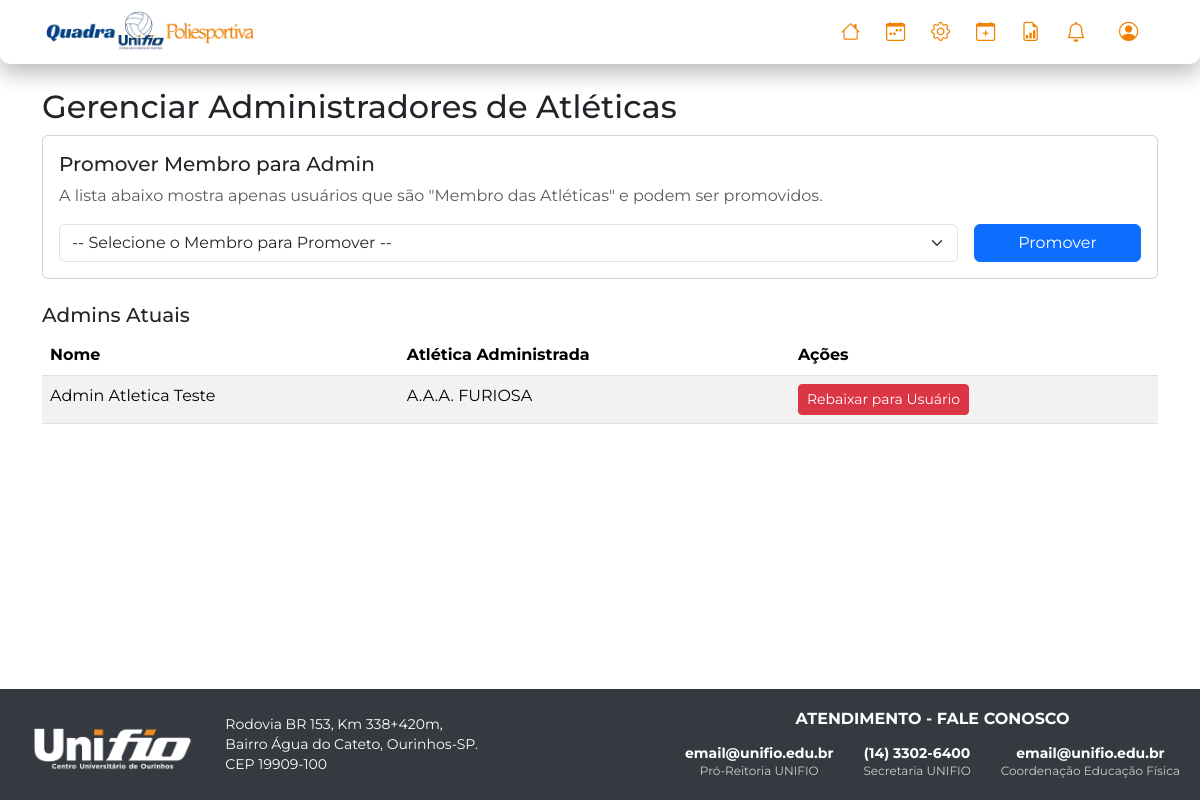
Page /superadmin/admins (signed in) on the earlier database version.
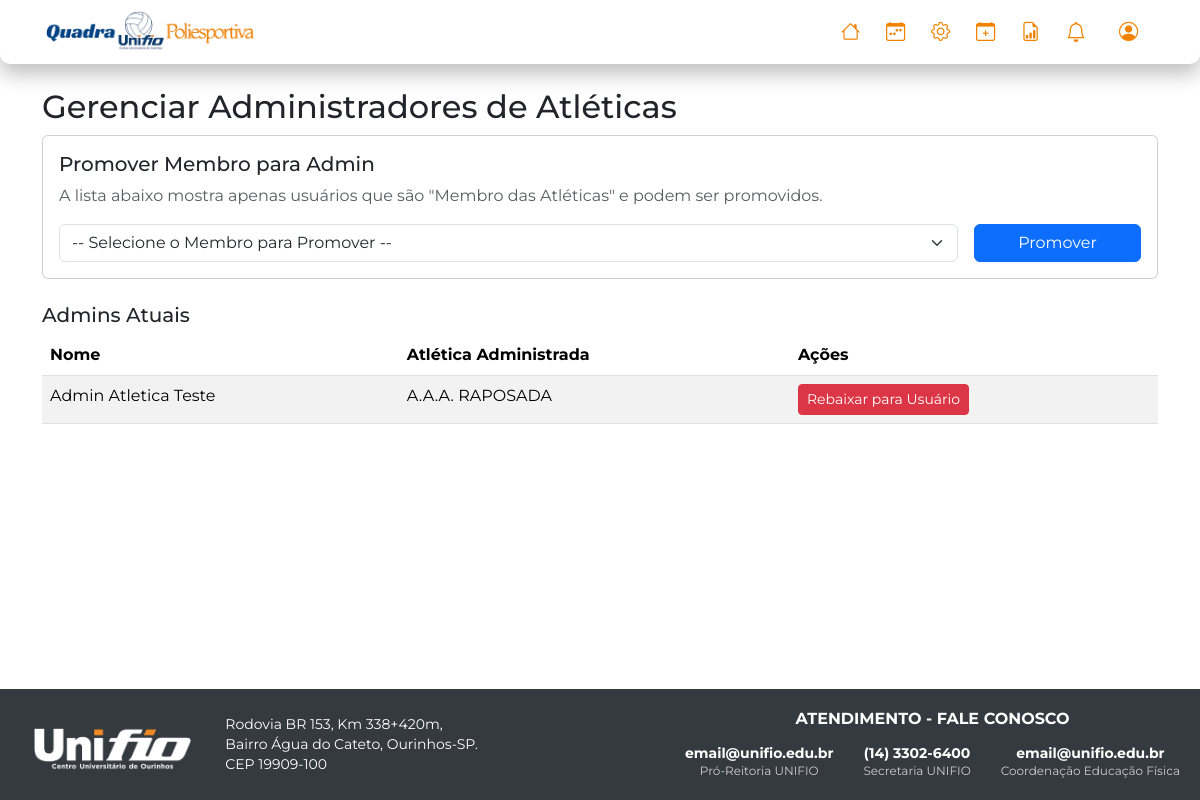
Same page on the later database version.
### tables this page shows
CREATE TABLE `usuarios` (
  `id` int NOT NULL,
  `nome` varchar(255) NOT NULL,
  `email` varchar(255) NOT NULL,
  `senha` varchar(255) NOT NULL,
  `ra` varchar(20) DEFAULT NULL,
  `data_nascimento` date DEFAULT NULL,
  `telefone` varchar(20) DEFAULT NULL,
  `curso_id` int DEFAULT NULL,
  `role` enum('usuario','admin','superadmin') NOT NULL DEFAULT 'usuario',
  `atletica_id` int DEFAULT NULL,
  `tipo_usuario_detalhado` enum('Membro das Atleticas','Professor','Aluno','Comunidade Externa') DEFAULT NULL,
  `is_coordenador` tinyint(1) NOT NULL DEFAULT '0',
  `atletica_join_status` enum('none','pendente','aprovado') NOT NULL DEFAULT 'none',
  `login_code` varchar(6) DEFAULT NULL,
  `login_code_expires` datetime DEFAULT NULL,
  `reset_token` varchar(255) DEFAULT NULL,
  `reset_token_expires` datetime DEFAULT NULL  
);

CREATE TABLE `atleticas` (
  `id` int NOT NULL,
  `nome` varchar(255) NOT NULL
);

### src/Core/Connection.php (called while the page is built, shortened)
<?php
class Connection
{
    private static ?PDO $instance = null;
    public static function getInstance(): PDO
    {
        if (self::$instance === null) {
            $host = 'db';
            $dbname = 'application';
            $username = 'appuser';
            $password = 'apppass';
            $charset = 'utf8mb4';
            $dsn = "mysql:host={$host};dbname={$dbname};charset={$charset}";
            $options = [
                PDO::ATTR_ERRMODE            => PDO::ERRMODE_EXCEPTION,
                PDO::ATTR_DEFAULT_FETCH_MODE => PDO::FETCH_ASSOC,
                PDO::ATTR_EMULATE_PREPARES   => false,
            ];
            try {
                self::$instance = new PDO($dsn, $username, $password, $options);
                self::$instance->exec("SET time_zone = '-03:00'");
            } catch (PDOException $e) {
                die('Erro de conexão com o banco de dados: ' . $e->getMessage());
            }
        }
        return self::$instance;
    }
}

### src/Controller/SuperAdminController.php (called while the page is built, shortened)
<?php
class SuperAdminController extends BaseController
{
    public function gerenciarAdmins()
    {
        $userRepo = $this->repository('UsuarioRepository');
        view('super_admin/gerenciar-admins', [
            'title' => 'Gerenciar Admins',
            'user' => $this->getUserData(),
            'admins' => $userRepo->findAdmins(),
            'elegiveis' => $userRepo->findEligibleAdmins()
        ]);
    }
}

### public/index.php (called while the page is built, shortened)
<?php
$url = $_GET['url'] ?? '/';
if ($url !== '/') {
    $url = '/' . rtrim($url, '/');
}
$method = $_SERVER['REQUEST_METHOD'];
try {
    Application\Core\Router::dispatch($url, $method);
} catch (Exception $e) {
    $isAjax = !empty($_SERVER['HTTP_X_REQUESTED_WITH']) &&
              strtolower($_SERVER['HTTP_X_REQUESTED_WITH']) == 'xmlhttprequest';
    $isJsonEndpoint = strpos($url, '/agendamento/detalhes') !== false;
    if ($isAjax || $isJsonEndpoint) {
        if (ob_get_level() > 0) ob_end_clean();
        header('Content-Type: application/json');
        http_response_code(500);
        echo json_encode([
            'error' => 'Erro no servidor',
            'message' => $e->getMessage(),
            'file' => basename($e->getFile()),
            'line' => $e->getLine(),
            'trace' => explode("\n", $e->getTraceAsString())
        ]);
    } else {
        if (ob_get_level() > 0) ob_end_clean();
        http_response_code(500);
        echo "<h1>Erro na Aplicação</h1>";
        echo "<p>Ocorreu um erro inesperado. Detalhes:</p>";
        echo "<pre>" . htmlspecialchars($e->getMessage()) . "</pre>";
    }
}

### src/Core/Auth.php (called while the page is built, shortened)
<?php
class Auth
{
    public static function check(): bool
    {
        return isset($_SESSION['loggedin']) && $_SESSION['loggedin'] === true;
    }
    public static function role(): ?string
    {
        return self::check() ? $_SESSION['role'] : null;
    }
}

### src/Repository/UsuarioRepository.php (called while the page is built, shortened)
<?php
class UsuarioRepository
{
    private $pdo;
    public function __construct()
    {
        $this->pdo = Connection::getInstance();
    }
    public function findAdmins(): array
    {
        $sql = "SELECT u.id, u.nome, a.nome as atletica_nome
                FROM usuarios u
                JOIN atleticas a ON u.atletica_id = a.id
                WHERE u.role = 'admin'
                ORDER BY u.nome";
        $stmt = $this->pdo->query($sql);
        return $stmt->fetchAll();
    }
}

### views/super_admin/gerenciar-admins.view.php (the view, shortened to what this page needs)
<h2>Gerenciar Administradores de Atléticas</h2>
<div class="card mb-4">
    <div class="card-body">
        <h5>Promover Membro para Admin</h5>
        <p class="text-muted">A lista abaixo mostra apenas usuários que são "Membro das Atléticas" e podem ser promovidos.</p>
        <form method="post" action="/superadmin/admins/promover" class="row g-3 align-items-center">
            <div class="col-md-10">
                <select name="aluno_id" class="form-select" required>
                    <option value="">-- Selecione o Membro para Promover --</option>
                </select>
            </div>
            <div class="col-md-2"><button type="submit" class="btn btn-primary w-100">Promover</button></div>
        </form>
    </div>
</div>
<h5>Admins Atuais</h5>
<table class="table table-striped">
    <thead><tr><th>Nome</th><th>Atlética Administrada</th><th>Ações</th></tr></thead>
    <tbody>
    <?php foreach ($admins as $row): ?>
        <tr>
            <td><?php echo htmlspecialchars($row['nome']); ?></td>
            <td><?php echo htmlspecialchars($row['atletica_nome']); ?></td>
            <td>
                <form method="post" action="/superadmin/admins/rebaixar" class="d-inline" onsubmit="return confirm('Tem certeza?');">
                    <button type="submit" class="btn btn-sm btn-danger">Rebaixar para Usuário</button>
                </form>
            </td>
        </tr>
    <?php endforeach; ?>
    </tbody>
</table>

### src/Core/Router.php (shortened to what this page needs)
<?php
class Router
{
    protected static array $routes = [];
    public static function get(string $uri, string $action): void
    {
        self::$routes['GET'][$uri] = $action;
    }
    public static function post(string $uri, string $action): void
    {
        self::$routes['POST'][$uri] = $action;
    }
    protected static function extractParams(string $pattern, string $uri): ?array
    {
        $pattern = str_replace('/', '\/', $pattern);
        $pattern = preg_replace('/:([^\/]+)/', '(?P<\1>[^\/]+)', $pattern);
        $pattern = '/^' . $pattern . '$/';
        if (preg_match($pattern, $uri, $matches)) {
            array_shift($matches);
            return array_filter($matches, 'is_string', ARRAY_FILTER_USE_KEY);
        }
        return null;
    }
    public static function dispatch(string $uri, string $method): void
    {
        foreach (self::$routes[$method] as $route => $action) {
            $params = self::extractParams($route, $uri);
            if ($params !== null) {
                [$controllerName, $methodName] = explode('@', $action);
                $controllerClass = "Application\\Controller\\" . $controllerName;
                if (class_exists($controllerClass)) {
                    $controllerInstance = new $controllerClass();
                    if (method_exists($controllerInstance, $methodName)) {
                        call_user_func_array([$controllerInstance, $methodName], array_values($params));
                        return;
                    }
                }
            }
        }
        throw new \Exception("Rota não encontrada: [{$method}] {$uri}");
    }
}

### src/Core/helpers.php (shortened to what this page needs)
<?php
function view(string $view, array $data = [])
{
    extract($data);
    $isAuthPage = strpos($view, 'auth/') === 0;
    $viewPath = ROOT_PATH . '/views/' . str_replace('.', '/', $view) . '.view.php';
    if (file_exists($viewPath)) {
        require ROOT_PATH . '/views/_partials/header.php';
        require $viewPath;
        require ROOT_PATH . '/views/_partials/footer.php';
    } else {
        throw new \Exception("View não encontrada em: {$viewPath}");
    }
}

### views/_partials/header.php (shortened to what this page needs)
<!DOCTYPE html>
<html lang="pt-BR">
<head>
    <link href="https://cdn.jsdelivr.net/npm/bootstrap@5.3.3/dist/css/bootstrap.min.css" rel="stylesheet">
    <link rel="stylesheet" href="https://cdn.jsdelivr.net/npm/bootstrap-icons@1.11.3/font/bootstrap-icons.min.css">
    <link rel="stylesheet" href="/css/header.css">
    <link rel="stylesheet" href="/css/default.css">
    <link rel="stylesheet" href="/css/calendar.css">
    <link rel="stylesheet" href="/css/notifications.css">
    <link rel="stylesheet" href="/css/event-popup.css">
</head>
<?php if (isset($isAuthPage) && $isAuthPage): ?>
<body class="auth-body">
<div class="auth-background"></div>
<main class="auth-container">
<?php else: ?>
<body class="d-flex flex-column min-vh-100">
<nav class="navbar navbar-expand-lg p-1">
    <div class="container d-flex justify-content-between align-items-center">
        <div class="header-left">
            <a class="navbar-brand" href="/">
                <img src="/img/logo-quadra.webp" alt="Logo Quadra" class="logo-header">
            </a>
        </div>
        <div class="header-right d-flex align-items-center">
            <div class="collapse navbar-collapse" id="navbarNav">
                <ul class="navbar-nav ms-auto">
                    <?php if (Auth::check()): ?>
                            <li class="nav-item"><a class="nav-link" href="/dashboard"><i class="bi bi-house"></i> <span>Meu Painel</span></a></li>
                            <li class="nav-item"><a class="nav-link" href="/agenda"><i class="bi bi-calendar-week"></i> <span>Agenda</span></a></li>
                            <?php if (Auth::role() === 'superadmin'): ?>
                                <li class="nav-item"><a class="nav-link" href="/superadmin/dashboard"><i class="bi bi-gear"></i> <span>Painel Admin</span></a></li>
                                <li class="nav-item"><a class="nav-link" href="/agendar-evento"><i class="bi bi-calendar-plus"></i> <span>Agendar Event.</span></a></li>
                                <li class="nav-item"><a class="nav-link" href="/superadmin/relatorios"><i class="bi bi-file-earmark-bar-graph"></i> <span>Relatórios</span></a></li>
                            <?php elseif (Auth::role() === 'admin'): ?>
                                <li class="nav-item"><a class="nav-link" href="/admin/atletica/dashboard"><i class="bi bi-trophy"></i> <span>Painel Atlética</span></a></li>
                                <li class="nav-item"><a class="nav-link" href="/agendar-evento"><i class="bi bi-calendar-plus"></i> <span>Agendar Event.</span></a></li>
                            <?php endif; ?>
                        <li class="nav-item dropdown me-2 notifications">
                           <a class="nav-link" href="#" id="notification-bell">
                            <i class="bi bi-bell fs-5"></i>
                            </a>
                        </li>
                        <li class="nav-item dropdown">
                            <a class="nav-link dropdown-toggle" href="#" role="button" data-bs-toggle="dropdown">
                                <i class="bi bi-person-circle"></i>
                            </a>
                        </li>
                    <?php else: ?>
                        <li class="nav-item"><a class="nav-link" href="/login"><span>Login</span></a></li>
                        <li class="nav-item"><a class="nav-link" href="/registro"><span>Registrar</span></a></li>
                    <?php endif; ?>
                </ul>
            </div>
        </div>
    </div>
</nav>
<main class="container mt-4 flex-grow-1">
<?php endif; ?>

### views/_partials/footer.php (shortened to what this page needs)
</main>
<footer class="unifio-footer <?php echo (isset($isAuthPage) && $isAuthPage) ? 'unifio-footer-auth' : 'mt-auto'; ?>">
    <div class="unifio-footer-container">
        <div class="unifio-footer-left">
            <img src="/img/logo-unifio-branco.webp" alt="Logo UNIFIO" class="unifio-logo">
            <div class="unifio-address">
                <p>Rodovia BR 153, Km 338+420m,</p>
                <p>Bairro Água do Cateto, Ourinhos-SP.</p>
                <p>CEP 19909-100</p>
            </div>
        </div>
        <div class="unifio-footer-right">
            <h5>ATENDIMENTO - FALE CONOSCO</h5>
            <div class="unifio-contact-info">
                <div class="unifio-contact-item">
                    <p><a href="mailto:email@unifio.edu.br" class="footer-link">email@unifio.edu.br</a></p>
                    <p>Pró-Reitoria UNIFIO</p>
                </div>
                <div class="unifio-contact-item">
                    <p><a href="https://wa.me/551433026400" class="footer-link" target="_blank">(14) 3302-6400</a></p>
                    <p>Secretaria UNIFIO</p>
                </div>
                <div class="unifio-contact-item">
                    <p><a href="mailto:email@unifio.edu.br" class="footer-link">email@unifio.edu.br</a></p>
                    <p>Coordenação Educação Física</p>
                </div>
            </div>
        </div>
    </div>
</footer>
</body>
</html>

### public/css/header.css (style rules this page uses)
nav { border-radius: 0px 0px 10px 10px; box-shadow: 0 10px 20px 0 rgba(0, 0, 0, 0.25); background-color: var(--background-color); }
.navbar { padding: 0; min-height: auto; }
nav .container { position: relative; padding: 0.2rem 1rem; align-items: center; }
.logo-header { height: 50px; width: auto; }
.header-right { min-width: 120px; display: flex; align-items: center; }
.navbar .nav-link { font-style: normal !important; font-family: "Montserrat", sans-serif; font-weight: 500; }
.navbar-nav .nav-item .nav-link { display: flex; align-items: center; width: 45px; overflow: hidden; white-space: nowrap; transition: width 0.4s ease; position: relative; padding: 8px 10px; color: var(--orange-color); }
.navbar-nav .nav-item .nav-link i { font-size: 1.2rem; flex-shrink: 0; }

### public/css/default.css (style rules this page uses)
body { font-family: 'Montserrat', Arial, sans-serif; min-height: 100vh; }
body.d-flex { min-height: 120vh; }
:root { --blue-color: #0900FF; --textcolor-blue: #004386; --orange-color: #F28100; --background-color: #ffffff; --text-color: #333333; --gradient-color-login: linear-gradient(90deg,rgba(9, 0, 255, 1) 0%, rgba(0, 0, 0, 1) 50%, rgba(242, 129, 0, 1) 100%); --gradient-color-text: linear-gradient(90deg,rgba(9, 0, 255, 1) 0%, rgba(242, 129, 0, 1) 100%); }
.unifio-footer { background-color: #343a40 !important; color: white !important; padding: 20px 0; position: relative; opacity: 1 !important; z-index: 1000; margin-top: 50px; }
.unifio-footer-container { max-width: 1200px; margin: 0 auto; display: flex; justify-content: space-between; align-items: center; padding: 0 20px; }
.unifio-footer-left { display: flex; align-items: center; gap: 20px; }
.unifio-logo { height: 60px; width: auto; }
.unifio-address { color: #ffffff; }
.unifio-address p { margin: 0; font-size: 14px; line-height: 1.4; }
.unifio-footer-right { text-align: center; }
.unifio-footer-right h5 { color: #ffffff; font-size: 16px; font-weight: bold; margin-bottom: 15px; text-align: center; }
.unifio-contact-info { display: flex; gap: 30px; justify-content: center; }
.unifio-contact-item { text-align: center; }
.unifio-contact-item p { margin: 0; font-size: 14px; line-height: 1.4; }
.unifio-contact-item p:first-child { font-weight: bold; }
.unifio-contact-item p:last-child { color: #cccccc; font-size: 12px; }
.footer-link { color: #ffffff; text-decoration: none; font-weight: bold; transition: all 0.3s ease; cursor: pointer; }

### public/css/notifications.css (style rules this page uses)
.nav-item.notifications { position: relative; }

Differences in the rows shown:
changed usuarios "Admin Atletica Teste": atletica.nome "A.A.A. FURIOSA" → "A.A.A. RAPOSADA"
